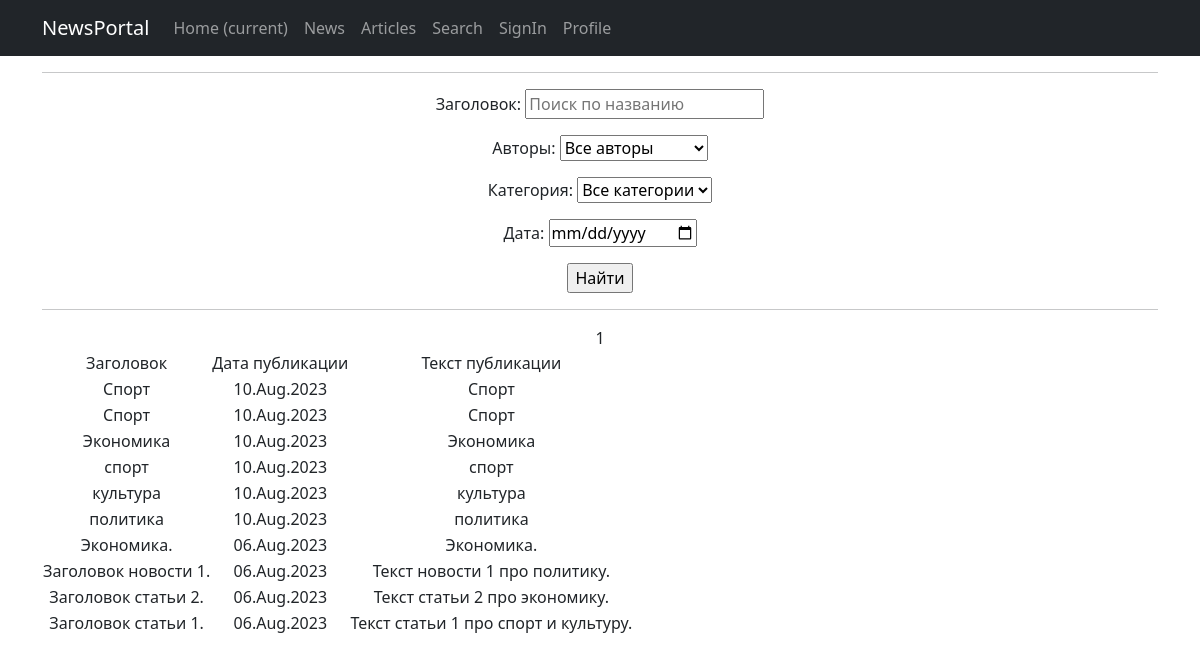
/posts/search/ (signed in), run on the app's committed database.
### news/models.py (models this page shows, shortened)
class Post(models.Model):
    article = 'AR'
    news = 'NE'
    POSITIONS = [
        (article, 'Статья'),
        (news, 'Новости')
    ]
    post_type = models.CharField(max_length=2, choices=POSITIONS, default=news)
    created = models.DateTimeField(auto_now_add=True)
    title = models.CharField(max_length=255)
    text = models.TextField()
    post_rating = models.IntegerField(default=0)
    author = models.ForeignKey(Author, on_delete=models.CASCADE)
    category = models.ManyToManyField(Category, through='PostCategory')

### news/views.py (the view)
# urls.py: path('posts/search/', PostSearch.as_view(), name='post_search'),
class PostSearch(LoginRequiredMixin, ListView):
    model = Post
    ordering = '-created'
    template_name = 'search.html'
    context_object_name = 'posts'
    paginate_by = 10
    def get_queryset(self):
        queryset = super().get_queryset()
        self.filterset = PostFilter(self.request.GET, queryset)
        return self.filterset.qs
    def get_context_data(self, **kwargs):
        context = super().get_context_data(**kwargs)
        context['filterset'] = self.filterset
        return context

### news/models.py (called while the page is built)
    def __str__(self):
        return self.name

### news/templatetags/custom_filters.py (called while the page is built)
@register.filter()
def censor(value):
    words = value.split()
    result = []
    for word in words:
        if word in bad_words:
            result.append(word[0] + "*"*(len(word)-2) + word[-1])
        else:
            result.append(word)
    return " ".join(result)

### templates/search.html (shortened to what this page needs)
{% extends 'flatpages/default.html' %}
{% load custom_filters %}
{% load custom_tags %}
{% load cache %}
{% block content %}
    <hr>
    <form action="" method="get">
        {{ filterset.form.as_p }}
        <input type="submit" value="Найти" />
    </form>
    <hr>
    {{ page_obj.number }}
    {% if posts %}
        <table>
            <tr>
                <td>Заголовок</td>
                <td>Дата публикации</td>
                <td>Текст публикации</td>
            </tr>
            {% for post in posts %}
            <tr>
                <td>{{ post.title|censor }}</td>
                <td>{{ post.created|date:'d.M.Y' }}</td>
                <td>{{ post.text|truncatewords:20|censor }}</td>
            </tr>
            {% endfor %}
        </table>
    {% else %}
        <h2>Публикаций нет!</h2>
    {% endif %}
{% endblock content %}

### data on the page
Post: title|censor "Спорт", created "10.Aug.2023", text|censor "Спорт"
Post: title|censor "Спорт", created "10.Aug.2023", text|censor "Спорт"
Post: title|censor "Экономика", created "10.Aug.2023", text|censor "Экономика"
Post: title|censor "спорт", created "10.Aug.2023", text|censor "спорт"
Post: title|censor "культура", created "10.Aug.2023", text|censor "культура"
Post: title|censor "политика", created "10.Aug.2023", text|censor "политика"
Post: title|censor "Экономика.", created "06.Aug.2023", text|censor "Экономика."
Post: title|censor "Заголовок новости 1.", created "06.Aug.2023", text|censor "Текст новости 1 про политику."
Post: title|censor "Заголовок статьи 2.", created "06.Aug.2023", text|censor "Текст статьи 2 про экономику."
Post: title|censor "Заголовок статьи 1.", created "06.Aug.2023", text|censor "Текст статьи 1 про спорт и культуру."

### other printed values
{{ page_obj.number }} "1"
